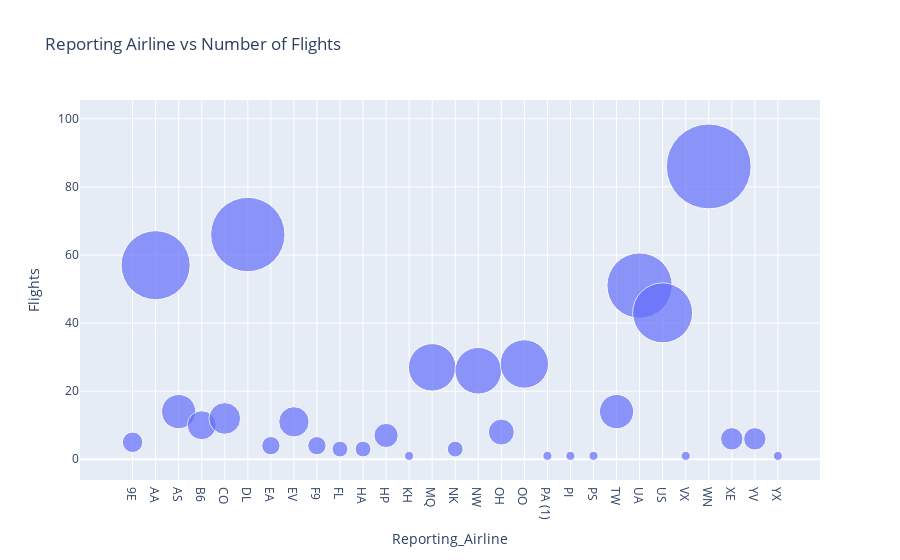

The cell this chart's notebook holds for it:
### Code cell
## Bubble chart using px.scatter function with x ,y and size variables defined.Title defined as Reporting Airline vs Number of Flights
fig = px.scatter(bub_data, x="Reporting_Airline", y="Flights", size="Flights",
                 hover_name="Reporting_Airline", title='Reporting Airline vs Number of Flights', size_max=60)
fig.show()

### Figure 1 — Plotly figure (JSON) as saved in the notebook; plotly's stock layout.template omitted (floating-point values rounded to 4 significant figures)
{"data": [{"hovertemplate": "<b>%{hovertext}</b><br><br>Reporting_Airline=%{x}<br>Flights=%{marker.size}<extra></extra>", "hovertext": ["9E", "AA", "AS", "B6", "CO", "DL", "EA", "EV", "F9", "FL", "HA", "HP", "KH", "MQ", "NK", "NW", "OH", "OO", "PA (1)", "PI", "PS", "TW", "UA", "US", "VX", "WN", "XE", "YV", "YX"], "legendgroup": "", "marker": {"color": "#636efa", "size": [5, 57, 14, 10, 12, 66, 4, 11, 4, 3, 3, 7, 1, 27, 3, 26, 8, 28, 1, 1, 1, 14, 51, 43, 1, 86, 6, 6, 1], "sizemode": "area", "sizeref": 0.02389, "symbol": "circle"}, "mode": "markers", "name": "", "orientation": "v", "showlegend": false, "type": "scatter", "x": ["9E", "AA", "AS", "B6", "CO", "DL", "EA", "EV", "F9", "FL", "HA", "HP", "KH", "MQ", "NK", "NW", "OH", "OO", "PA (1)", "PI", "PS", "TW", "UA", "US", "VX", "WN", "XE", "YV", "YX"], "xaxis": "x", "y": [5, 57, 14, 10, 12, 66, 4, 11, 4, 3, 3, 7, 1, 27, 3, 26, 8, 28, 1, 1, 1, 14, 51, 43, 1, 86, 6, 6, 1], "yaxis": "y"}], "layout": {"legend": {"itemsizing": "constant", "tracegroupgap": 0}, "title": {"text": "Reporting Airline vs Number of Flights"}, "xaxis": {"anchor": "y", "domain": [0, 1], "title": {"text": "Reporting_Airline"}}, "yaxis": {"anchor": "x", "domain": [0, 1], "title": {"text": "Flights"}}}}
